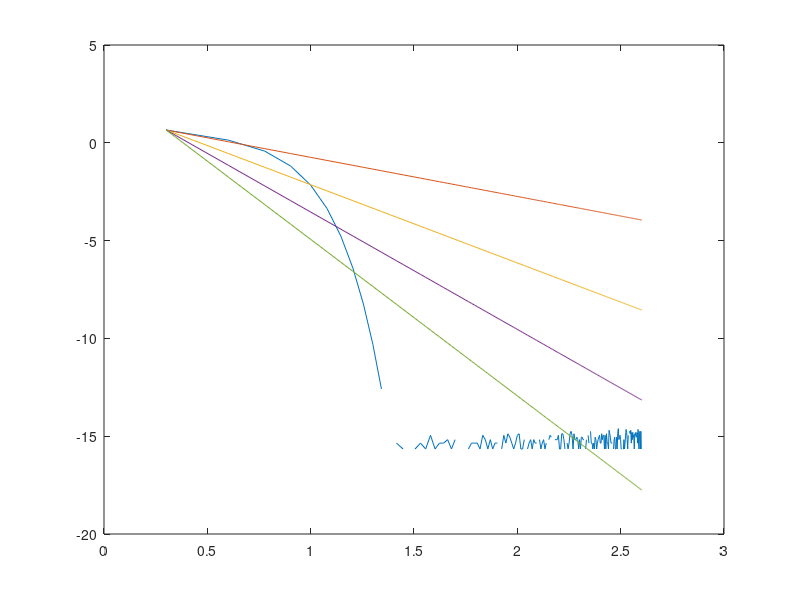

Write MATLAB code to recreate this figure.
f = @(x) exp(-4*x.^2) + exp(-4*(abs(x)-pi).^2);
m = 200;
err = zeros(m,1);
for j = 1:m
n = 2*j;
h = 2*pi/n;
x = -pi:h:pi-h;
v = h*sum(f(x));
err(j) = abs(v - sqrt(pi));
end
ms = 2*(1:m);
plot(log10(ms),log10(err)); hold all;
for j = 2:2:8
ref = log10(ms.^-j) - log10(2^-j)+log10(err(1));
plot(log10(ms),ref)
end
